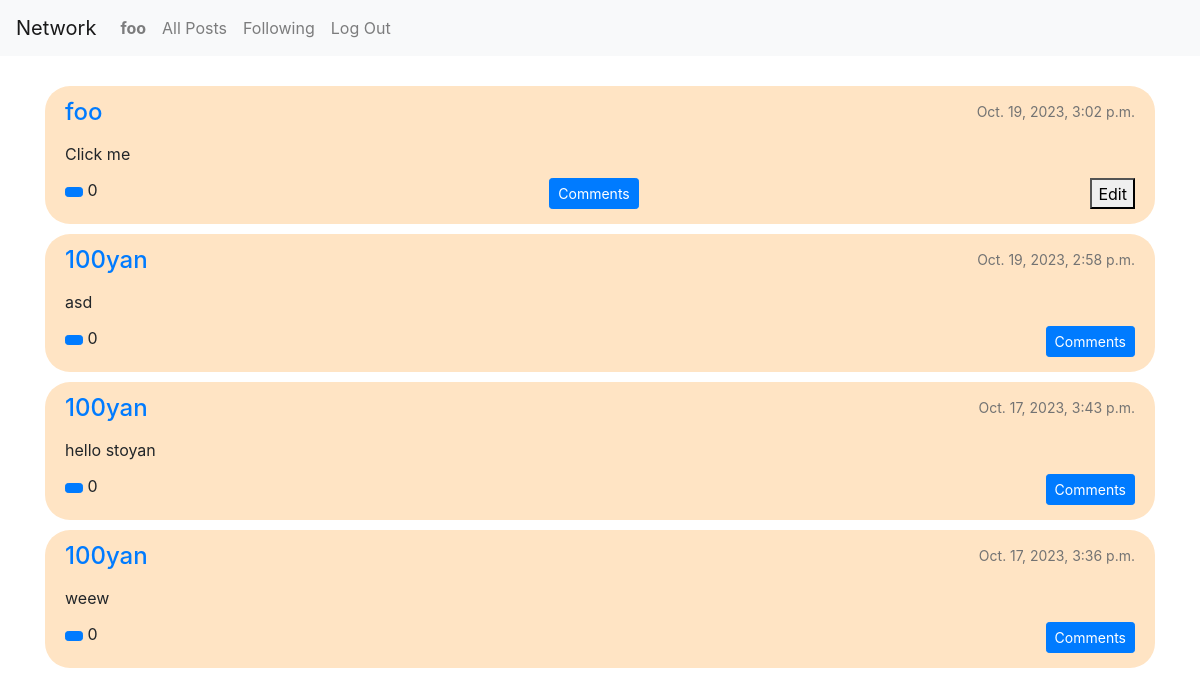
The page /following (signed in) on the database as committed earlier.
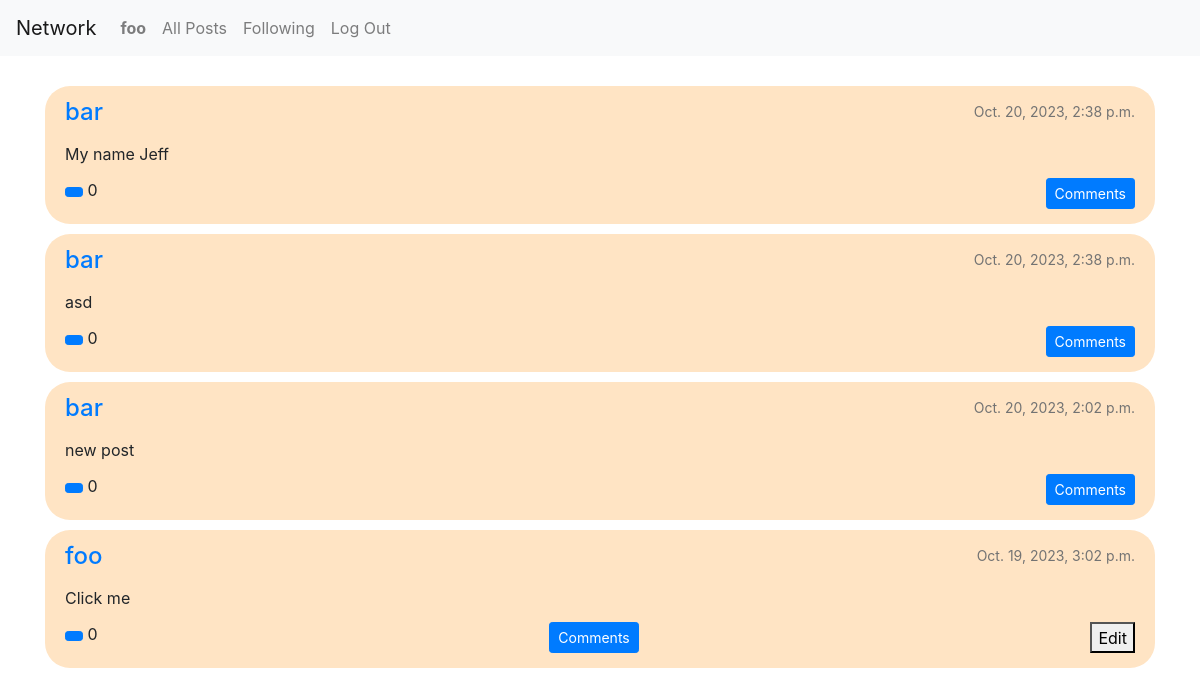
The same page on the database as committed later.
### network/models.py (models this page shows, shortened)
class Post(models.Model):
    author = models.ForeignKey(User, on_delete=models.CASCADE)
    post = models.CharField(max_length=400)
    timestamp = models.DateTimeField(auto_now_add=True, blank=True)
    likes = models.ManyToManyField(User, related_name="liked_posts", default=0)
    def likes_count(self) -> int:
        return self.likes.all().count()

class User(AbstractUser):
    following = models.ManyToManyField('self', related_name='followers', blank=True)
    birthday = models.DateField(blank=True, null=True)
    nationality = CountryField(null=True)
    profile_pic = models.ImageField(upload_to="profile_pics", null=True)
    description = models.TextField(max_length=600, null=True)

### network/views.py (the view)
# urls.py: path('following', views.following_page, name='following')
def following_page(request):
    following = User.objects.get(pk=request.user.id).following
    posts = Post.objects.filter(author__in=following.all()).order_by('-timestamp')
    comments = Comment.objects.filter(post__in=posts)
    context = {
        'posts': posts,
        'all_comments': comments,
        'add_comment': CommentForm,
    }
    return render(request, 'network/following_page.html', context)

### network/templates/network/following_page.html (shortened to what this page needs)
{% extends 'network/layout.html' %}
{% block body %}
<div class="container">
    {% include "network/content.html" %}
</div>
{% endblock %}

### network/templates/network/content.html (shortened to what this page needs)
{% if posts %}
    {% for post in posts %}
    <div class="single-post">
        <div class="post-contents">
            <div class="post-heading">
                <a id='author' href="{% url 'user' id=post.author.id %}">{{ post.author }}</a>
                <p>{{ post.timestamp }}</p>
            </div>
            <div id="post-text">{{post.post}}</div>
            <div class="interactions">
                <div id="likes">
                    {% if user.is_authenticated %}
                    <button id='like' data-post-id="{{ post.id }}" class="btn btn-sm btn-primary"></button>
                    {% endif %}
                    <span id="num-likes">{{ post.likes_count }}</span>
                </div>
                <div id="comments">
                    <button id="comment" class="btn btn-sm btn-primary">Comments</button>
                </div>
                {% if user == post.author %}
                    <button id="edit">Edit</button>
                {% endif %}
            </div>
        </div>
    </div>
    {% endfor %}
{% endif %}

Rows that differ between the two databases and show on the page:
no longer on this page (row unchanged): Post: author "100yan", timestamp "Oct. 19, 2023, 2:58 p.m.", post "asd", likes_count "0"
no longer on this page (row unchanged): Post: author "100yan", timestamp "Oct. 17, 2023, 3:43 p.m.", post "hello stoyan", likes_count "0"
no longer on this page (row unchanged): Post: author "100yan", timestamp "Oct. 17, 2023, 3:36 p.m.", post "weew", likes_count "0"
added Post: author "bar", timestamp "Oct. 20, 2023, 2:38 p.m.", post "My name Jeff", likes_count "0"
added Post: author "bar", timestamp "Oct. 20, 2023, 2:38 p.m.", post "asd", likes_count "0"
added Post: author "bar", timestamp "Oct. 20, 2023, 2:02 p.m.", post "new post", likes_count "0"
